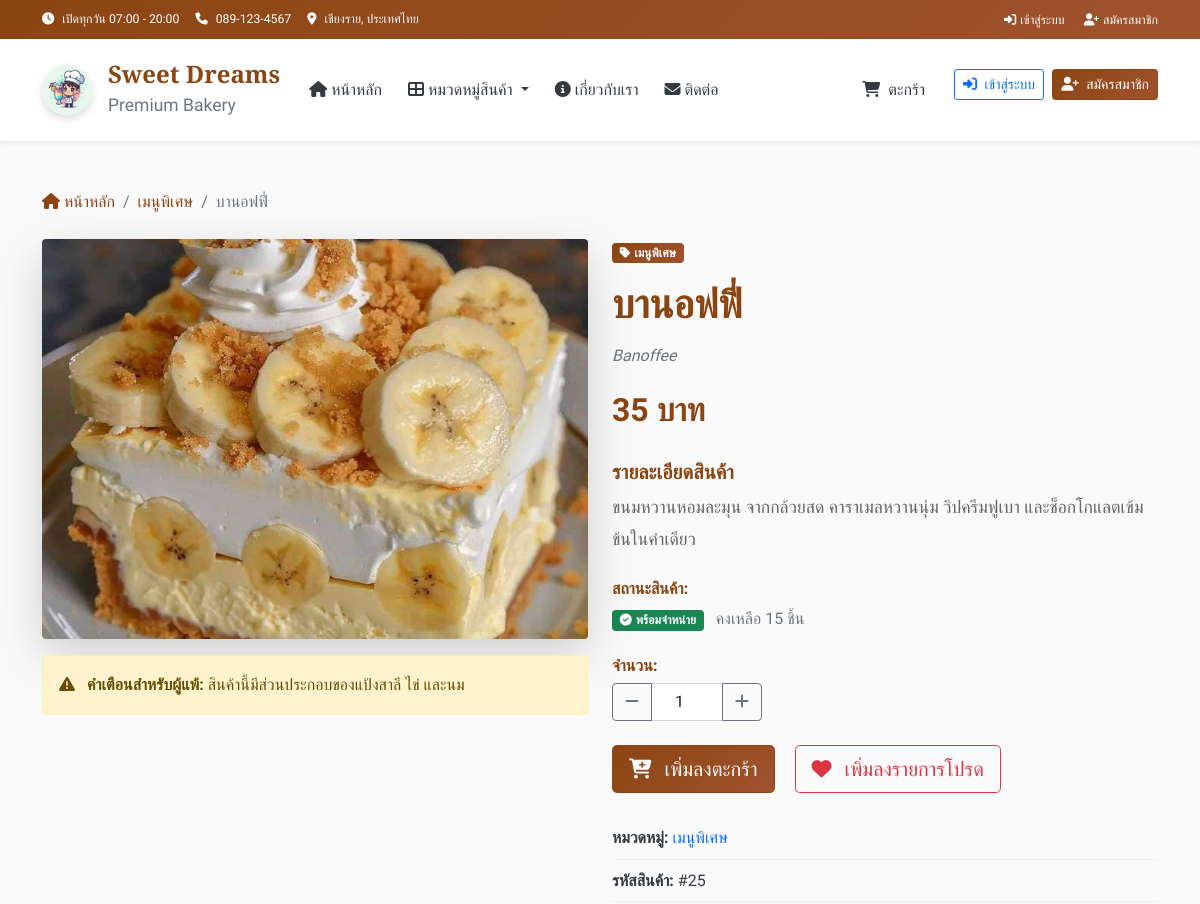
Before: /product/25 (upper part) with the older database file.
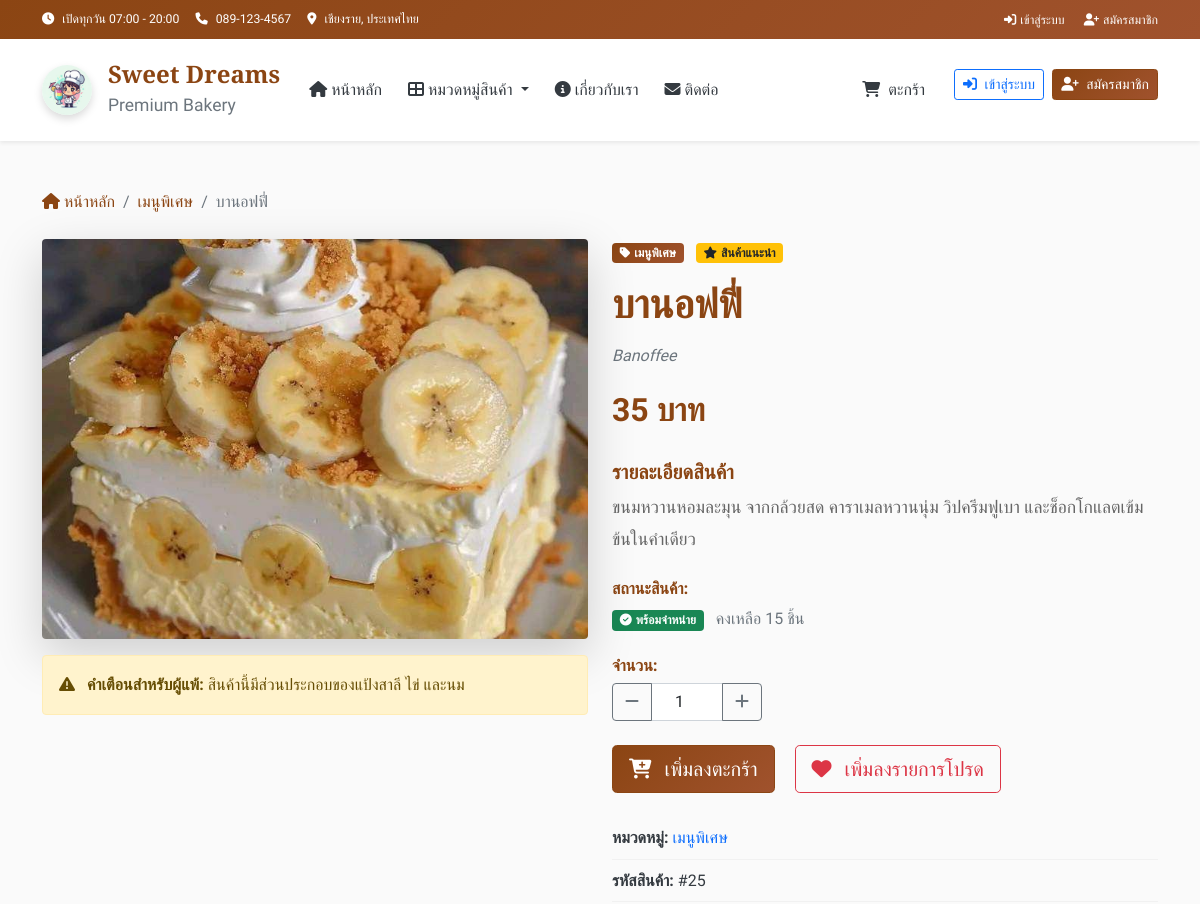
After: the same page with the newer database file.
### app.py (the view)
@app.route('/product/<int:product_id>')
def product_detail(product_id):
    product = get_product_by_id(product_id)
    if not product:
        flash('ไม่พบสินค้าที่ต้องการ')
        return redirect(url_for('index'))
    return render_template('product_detail.html', product=product)

### app.py (called while the page is built)
@app.template_filter('to_bangkok')
def to_bangkok_filter(value, fmt='%d/%m/%Y %H:%M'):
    if not value:
        return "N/A"
    if isinstance(value, str):
        try:
            value = datetime.fromisoformat(value)
        except ValueError:
            return value
    dt = value.replace(tzinfo=ZoneInfo("UTC")).astimezone(ZoneInfo("Asia/Bangkok"))
    return dt.strftime(fmt)

def get_db_connection():
    conn = sqlite3.connect(DB_NAME)
    conn.row_factory = sqlite3.Row
    return conn

def get_categories():
    conn = get_db_connection()
    categories = conn.execute(
        "SELECT * FROM categories ORDER BY display_order"
    ).fetchall()
    conn.close()
    return categories

def get_product_by_id(product_id):
    conn = get_db_connection()
    product = conn.execute("""
        SELECT p.*, c.name as category_name
        FROM products p
        JOIN categories c ON p.category_id = c.id
        WHERE p.id = ?
    """, (product_id,)).fetchone()
    conn.close()
    return product

### templates/product_detail.html (shortened to what the changed rows need)
{% extends "layout.html" %}
{% block content %}
<div class="container py-5">
    <div class="row">
        <div class="col-lg-6">
            <div class="product-details">
                <span class="badge bg-primary mb-3">
                    <i class="fas fa-tag me-1"></i>{{ product.category_name }}
                </span>
                {% if product.is_featured %}
                <span class="badge bg-warning text-dark mb-3 ms-2">
                    <i class="fas fa-star me-1"></i>สินค้าแนะนำ
                </span>
                {% endif %}
                <h1 class="product-title mb-3">{{ product.name }}</h1>
                {% if product.name_en %}
                <p class="text-muted mb-3"><em>{{ product.name_en }}</em></p>
                {% endif %}
                <div class="price-section mb-4">
                    <span class="current-price">{{ "%.0f"|format(product.price) }} บาท</span>
                </div>
                {% if product.description %}
                <div class="description-section mb-4">
                    <h5>รายละเอียดสินค้า</h5>
                    <p class="product-description">{{ product.description }}</p>
                </div>
                {% endif %}
                <div class="stock-section mb-4">
                    <h6>สถานะสินค้า:</h6>
                    {% if product.stock_quantity > 0 %}
                        <span class="badge bg-success">
                        </span>
                        <span class="text-muted ms-2">คงเหลือ {{ product.stock_quantity }} ชิ้น</span>
                    {% else %}
                        <span class="badge bg-danger">
                            <i class="fas fa-times-circle me-1"></i>สินค้าหมด
                        </span>
                    {% endif %}
                </div>
                {% if product.stock_quantity > 0 %}
                <div class="quantity-section mb-4">
                    <h6>จำนวน:</h6>
                    <div class="input-group" style="max-width: 150px;">
                    </div>
                </div>
                <div class="action-buttons mb-4">
                    <button class="btn btn-primary btn-lg me-3 add-to-cart-detail"
                            data-product-id="{{ product.id }}"
                            data-product-name="{{ product.name }}"
                            data-product-price="{{ product.price }}">
                    </button>
                    <button class="btn btn-outline-danger btn-lg" id="add-to-wishlist">
                    </button>
                </div>
                {% endif %}
                <div class="product-info">
                    <div class="info-item">
                    </div>
                    <div class="info-item">
                    </div>
                </div>
            </div>
        </div>
    </div>
</div>
{% endblock %}

Changed rows visible on the page:
changed products "บานอฟฟี่": is_featured False → True (drawn)
Other visible differences:
text now shown: "สินค้าแนะนำ"
